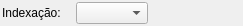
<?xml version="1.0" encoding="UTF-8"?>
<ui version="4.0">
 <class>FamiliaOperadoresWidget</class>
 <widget class="QWidget" name="FamiliaOperadoresWidget">
  <property name="geometry">
   <rect>
    <x>0</x>
    <y>0</y>
    <width>243</width>
    <height>24</height>
   </rect>
  </property>
  <property name="minimumSize">
   <size>
    <width>0</width>
    <height>0</height>
   </size>
  </property>
  <property name="windowTitle">
   <string>Form</string>
  </property>
  <layout class="QGridLayout" name="familiaop_grid">
   <property name="margin">
    <number>2</number>
   </property>
   <property name="spacing">
    <number>6</number>
   </property>
   <item row="0" column="0">
    <widget class="QLabel" name="indexacao_lbl">
     <property name="sizePolicy">
      <sizepolicy hsizetype="Fixed" vsizetype="Preferred">
       <horstretch>0</horstretch>
       <verstretch>0</verstretch>
      </sizepolicy>
     </property>
     <property name="minimumSize">
      <size>
       <width>68</width>
       <height>0</height>
      </size>
     </property>
     <property name="text">
      <string>Indexação:</string>
     </property>
    </widget>
   </item>
   <item row="0" column="1">
    <widget class="QComboBox" name="tipo_index_cmb"/>
   </item>
   <item row="0" column="2">
    <spacer name="horizontalSpacer">
     <property name="orientation">
      <enum>Qt::Horizontal</enum>
     </property>
     <property name="sizeHint" stdset="0">
      <size>
       <width>86</width>
       <height>20</height>
      </size>
     </property>
    </spacer>
   </item>
  </layout>
 </widget>
 <resources/>
 <connections/>
</ui>
